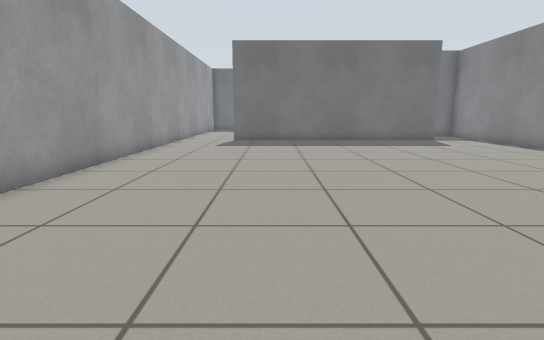
view 1 (above)

14 first-person views from a walk through a Gazebo world. The camera is 0.72 m above the floor, tilts 10° down and sees 80° across. The floor is counted in squares, 0.5 m on a side. Each view is taken from the middle of a square. On the plan, view 1 faces up. The plan holds only what a view shows up to about 15 squares ahead; the rest is blank. The place goes on beyond the plan. The robots in the file are not drawn.

view 2
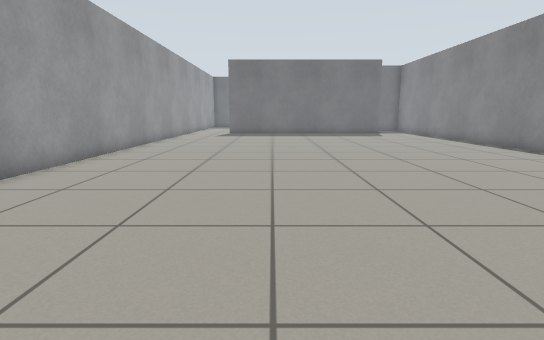

view 3
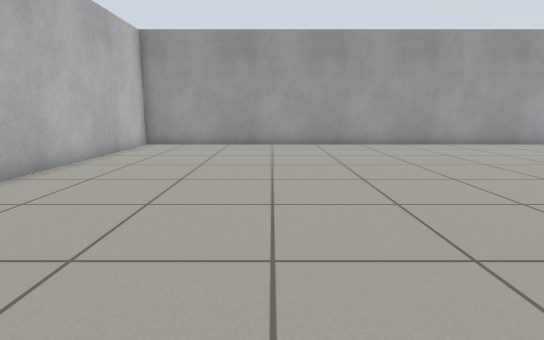

view 4
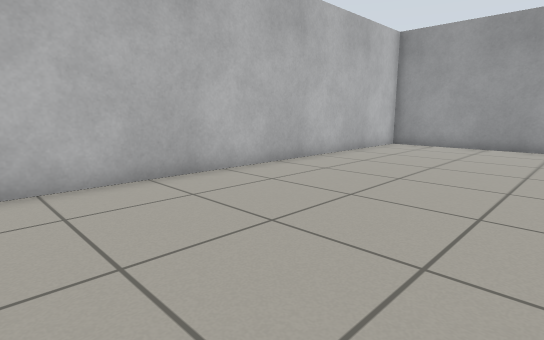

view 5
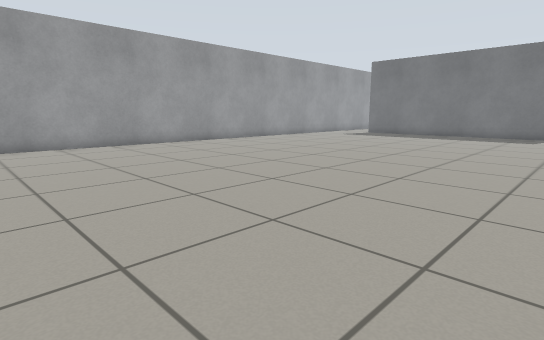

view 6
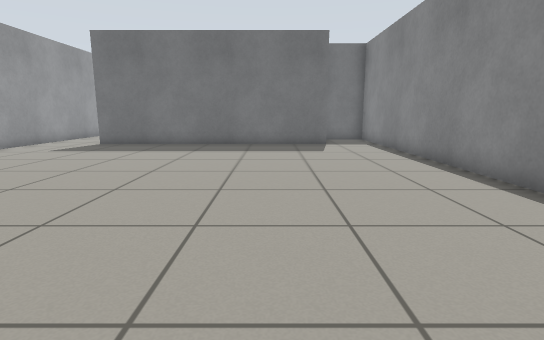

view 7
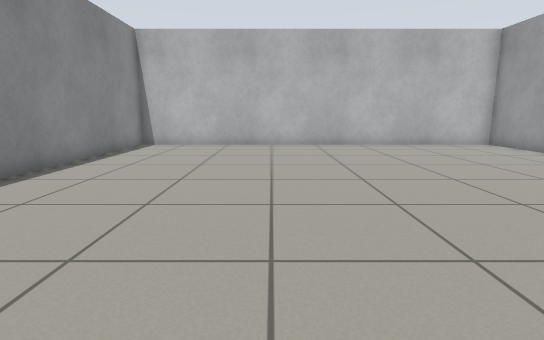

view 8
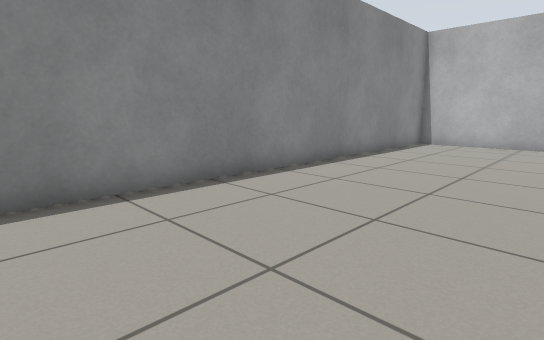

view 9
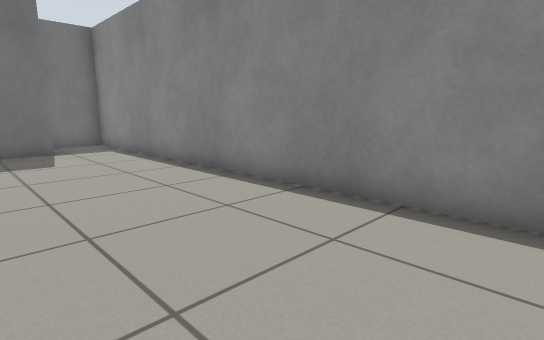

view 10
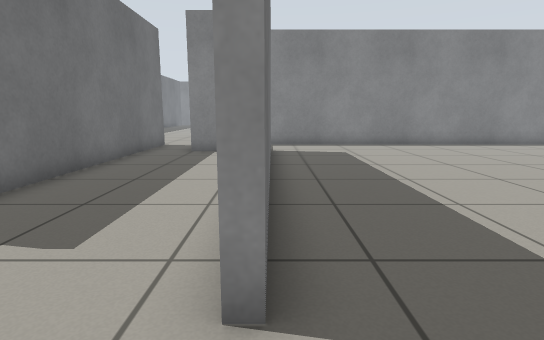

view 11
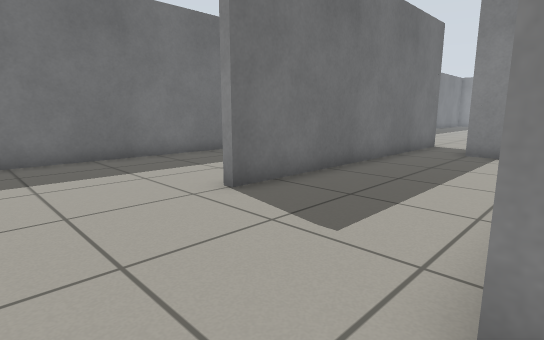

view 12
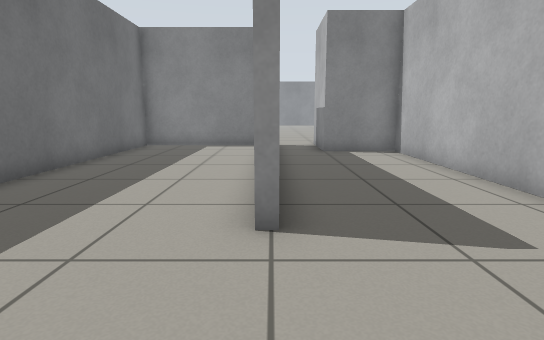

view 13
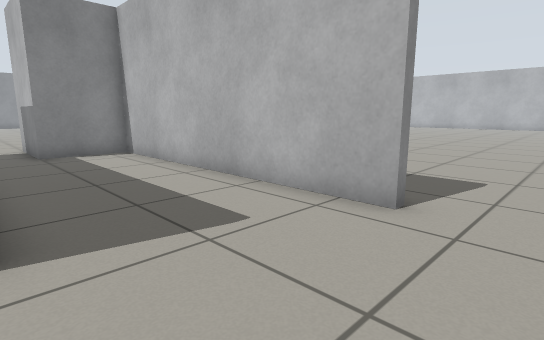

view 14
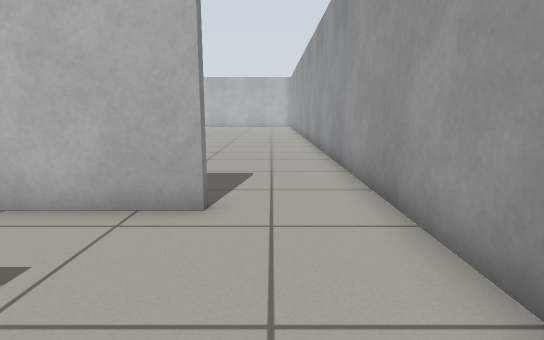

### Floor plan
Points are (right, up) in squares from view 1. A wall is a line through its corners. A room is listed if a view was taken in it or the views show most of it. See-through windows are left out.
Room 1 (views 1, 2, 3, 4, 5, 6, 7, 8, 9)
walls: (8.6, 17) (-2, 17); (-4.9, 16.5) (-4.9, -11.8) (10.9, -11.8) (10.9, 19.7) (9, 19.7)
ways out: opening at (-3, 17) to room 2
Room 2 (views 10, 11, 12, 13, 14)
walls: (-2, 17.3) (8.2, 17.3) (8.2, 20) (11.2, 20); (-4.9, 20) (-4.9, 16.5); (10.9, 21.9) (-0.2, 21.9)
ways out: opening at (-3, 17) to room 1; opening at (-2.5, 22) to room 3; opening at (11, 21)
Room 3 (no view inside)
walls: (10.5, 22.8) (10.5, 27.6) (-3.2, 27.6)
ways out: opening at (-2.5, 22) to room 2

Positions as (right, up) in squares from view 1, and headings:
1: (0, 0), facing up
2: (1, -6), facing up
3: (10, -6), facing left
4: (10, -5), facing down-left
5: (10, -5), facing up-left
6: (6, 2), facing up
7: (5, 3), facing down
8: (5, 4), facing down-right
9: (6, 4), facing up-right
10: (-4, 17), facing right
11: (-4, 17), facing up-right
12: (-4, 22), facing right
13: (-4, 22), facing down-right
14: (-3, 22), facing down
